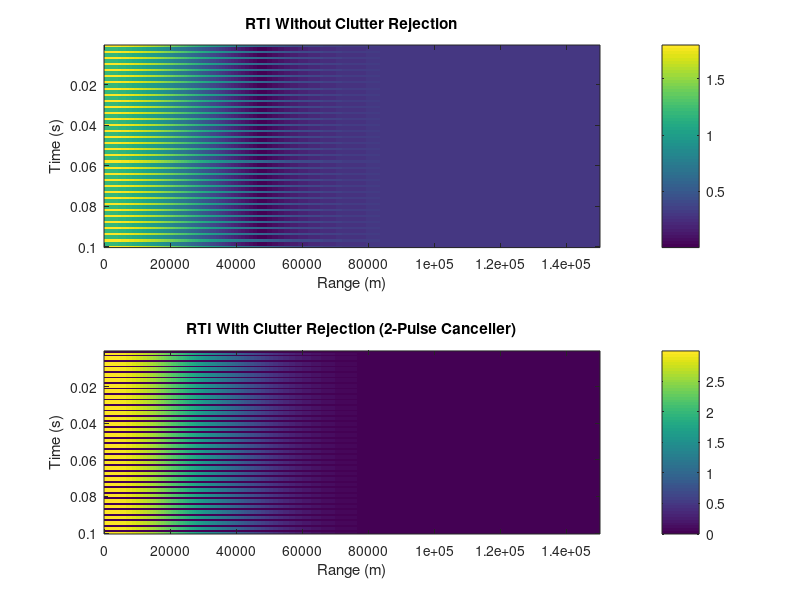

Write the MATLAB code that produced this figure.
% Parameters
Fs = 1e6;  % Sampling frequency (1 MHz)
T = 1e-3;  % Pulse duration (1 ms)
PRT = 1e-3;  % Pulse Repetition Time (1 ms)
numPulses = 100;  % Number of pulses
c = 3e8;  % Speed of light (m/s)

% Radar signal parameters
fc = 10e9;  % Carrier frequency (10 GHz)
BW = 25e6;  % Bandwidth (25 MHz)

% Target parameters (moving and stationary)
targetRanges = [5, 50, 100];  % Target ranges in meters
targetVelocities = [10, 0, 5]; % Target velocities in m/s (2nd target is stationary)

% Time and Range Calculation
t = (0:1/Fs:T-1/Fs);  % Time vector for one pulse
rangeMax = c * T / 2; % Max unambiguous range
rangeBins = linspace(0, rangeMax, length(t)); % Range bins

% Initialize signal matrix (range-time signal matrix)
rti_no_clutter_rejection = zeros(numPulses, length(t));
rti_with_clutter_rejection = zeros(numPulses, length(t));

% Loop over pulses to simulate moving targets
for pulseIdx = 1:numPulses
    % Initialize pulse for this time
    pulseSignal = zeros(1, length(t));
    
    % Simulate each target
    for targetIdx = 1:length(targetRanges)
        % Target range based on velocity (simple constant velocity model)
        targetRange = targetRanges(targetIdx) + targetVelocities(targetIdx) * (pulseIdx * PRT);
        
        % Round-trip delay
        delay = 2 * targetRange / c;
        
        % If the target is within the pulse duration, simulate the return
        if delay < T
            % Find the sample index for this delay
            delaySample = round(delay * Fs);
            
            % Add return signal (simulated as cosine wave)
            pulseSignal = pulseSignal + cos(2 * pi * fc * (t - delay)) .* exp(-((t - delay) / (T / 4)).^2);
        end
    end
    
    % Add clutter (stationary targets)
    clutterSignal = 0.3 * cos(2 * pi * fc * t); % Clutter with lower amplitude
    
    % Combine pulse signal and clutter
    rti_no_clutter_rejection(pulseIdx, :) = pulseSignal + clutterSignal;
    
    % Apply 2-pulse canceller for clutter rejection
    if pulseIdx > 1
        rti_with_clutter_rejection(pulseIdx, :) = rti_no_clutter_rejection(pulseIdx, :) - rti_no_clutter_rejection(pulseIdx - 1, :);
    end
end

% Plot RTI without clutter rejection
figure;
subplot(2, 1, 1);
imagesc(rangeBins, (1:numPulses) * PRT, abs(rti_no_clutter_rejection));
xlabel('Range (m)');
ylabel('Time (s)');
title('RTI Without Clutter Rejection');
colorbar;

% Plot RTI with 2-pulse canceller clutter rejection
subplot(2, 1, 2);
imagesc(rangeBins, (1:numPulses) * PRT, abs(rti_with_clutter_rejection));
xlabel('Range (m)');
ylabel('Time (s)');
title('RTI With Clutter Rejection (2-Pulse Canceller)');
colorbar;
